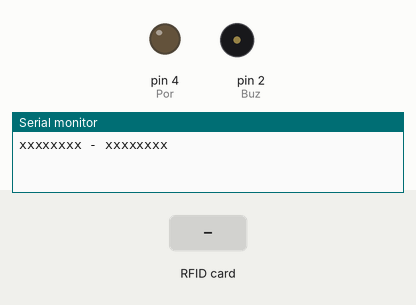
This sketch was run on a simulated Arduino Uno, built with avr-gcc and run on an emulated ATmega328P. Parts: output pins drawn as LEDs (lit = HIGH), buzzer (waves = sounding, pin HIGH), the last lines printed to the serial monitor. Inputs (shaded band) come from the test bench. Pins used as bus, display or sensor lines are not drawn.

Above: at 3.2 s.
3.3 s: RFID card 5E 7A 19 C4 held to the reader
At 3.56 s:
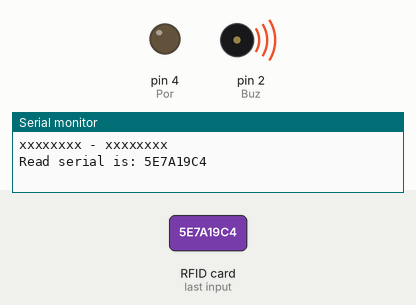
Timing chart, 0 to 6.3 s (numbered marks = the images above; inputs shaded):
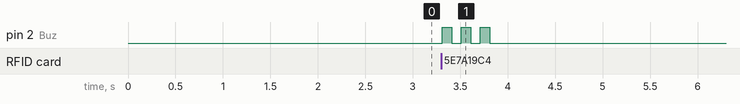

The sketch:

Cerradura.ino
```cpp
#include <SPI.h>
#include <MFRC522.h>

// Buzzer
#define Buz 2
// Portón
#define Por 4

//Pines RFID
#define RST_PIN 9
#define SS_PIN 10

MFRC522 reader(SS_PIN, RST_PIN);
MFRC522::MIFARE_Key key;

// Asignamos los valores de los llaveros RFID
String CardNumber = "xxxxxxxx - xxxxxxxx";

void setup()
{
  // Definimos la función de los pines
  pinMode(Buz, OUTPUT);
  pinMode(Por, OUTPUT);

  Serial.begin(9600); // Configuramos el puerto serie

  SPI.begin();

  reader.PCD_Init();

  delay(4);

  for (byte i = 0; i < 6; i++)
  {
    key.keyByte[i] = 0xFF;
  }

  // Definimos los estados iniciales de las salidas
  digitalWrite(Buz, LOW);
  digitalWrite(Por, LOW);

  Serial.println(CardNumber);
  delay(2000);
}

void loop()
{
  // Si no hay tarjeta presente reseteamos el loop
  if (!reader.PICC_IsNewCardPresent())
  {
    return;
  }

  // Si se lee de forma incorrecta se resetea el loop
  if (!reader.PICC_ReadCardSerial())
  {
    return;
  }

  // Transformamos de byte a hex

  String serial = "";
  for (int x = 0; x < reader.uid.size; x++)
  {
    // Si es menor que 10 sumamos 0
    if (reader.uid.uidByte[x] < 0x10)
    {
      serial += "0";
    }
    // Transformamos de byte a hex
    serial += String(reader.uid.uidByte[x], HEX);
    // Añadimos un caracter en blanco
    if (x + 1 != reader.uid.size)
    {
      serial += "";
    }
  }
  // Transformamos a mayúsculas
  serial.toUpperCase();
  //Mostramos por pantalla el resultado
  Serial.println("Read serial is: " + serial);

  // Detenemos PICC
  reader.PICC_HaltA();
  // Detenemos el cifrado en PCD
  reader.PCD_StopCrypto1();

  if (CardNumber.indexOf(serial) >= 0) {
    // Encendemos el buzzer
    emitirPitido(1);

    // Apagamos el electroimán para permitir el ingreso
    digitalWrite(Por, HIGH);
    delay(1500);

  }
  else {
    //Emitimos 3 pitidos para avisar de un error en la lectura de la tarjeta
    emitirPitido(3);
  }

  // Apagamos el buzzer
  digitalWrite(Buz, LOW);

  // Encendemos el electroimán
  digitalWrite(Por, LOW);
  delay(500);
}

// Función para emitir un pitido en el buzzer
void emitirPitido(int cantidad) {
  if(cantidad == 1)
    digitalWrite(Buz, HIGH);
  else
    for (int i = 0; i < cantidad; i++) {
      digitalWrite(Buz, HIGH);
      delay(100);
      digitalWrite(Buz, LOW);
      delay(100);
    }
}
```

Measured:
- after the input at 3.3 s, pin 2 (Buz): alternates HIGH for 0.10 s and LOW for 0.10 s, 6 changes in all, then stays LOW, starting at once
